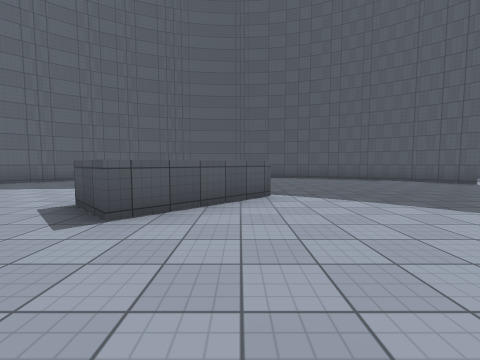
view 1 (above)

12 first-person views from a walk through a 3-D level made in the Unity game engine. The camera is 1.3 m above the floor, tilts 4° down and sees 90° across. The floor is counted in squares, 2 m on a side. Each view is taken from the middle of a square. On the plan, view 1 faces up. The plan holds only what a view shows up to about 9 squares ahead; the rest is blank. The place goes on beyond the plan. The player character is not drawn. Surface patterns are stand-ins for the level's own textures.

view 2
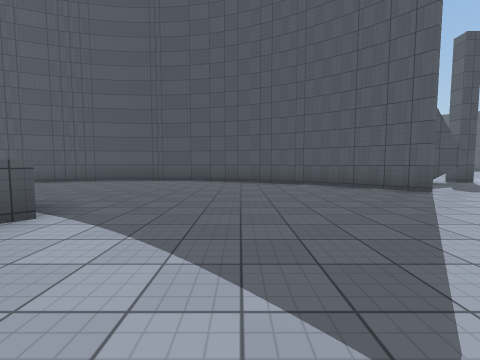

view 3
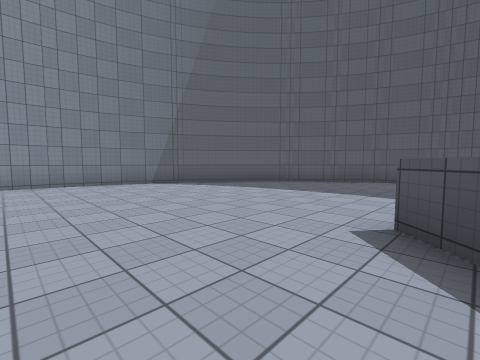

view 4
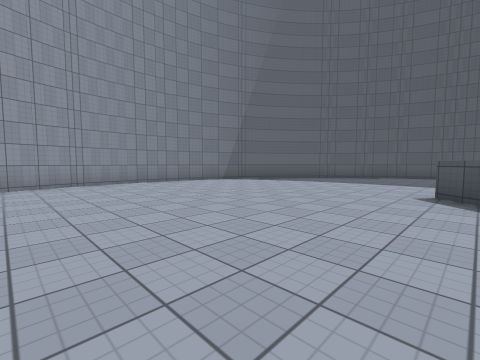

view 5
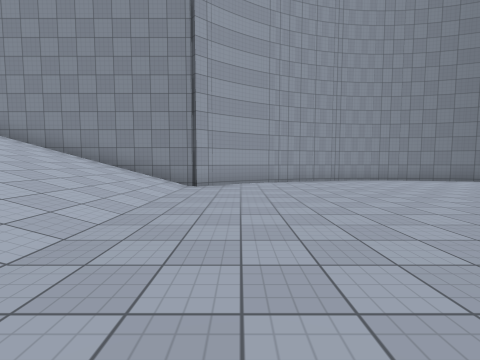

view 6
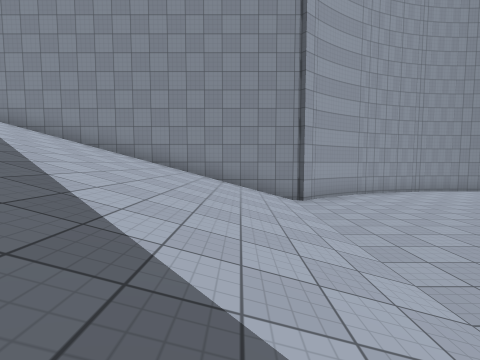

view 7
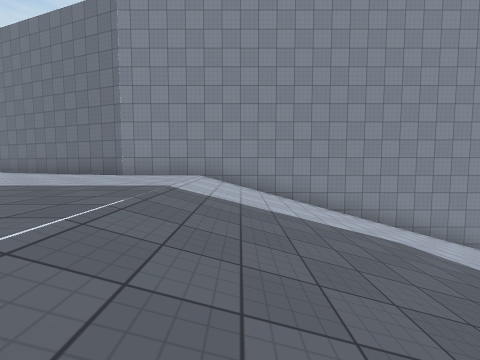

view 8
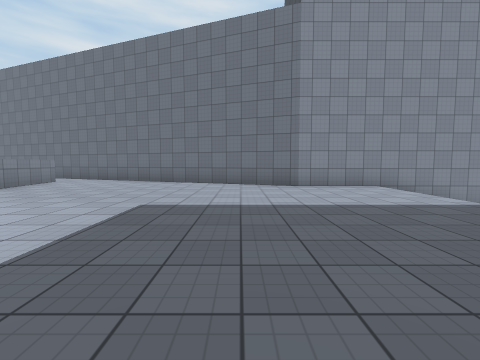

view 9
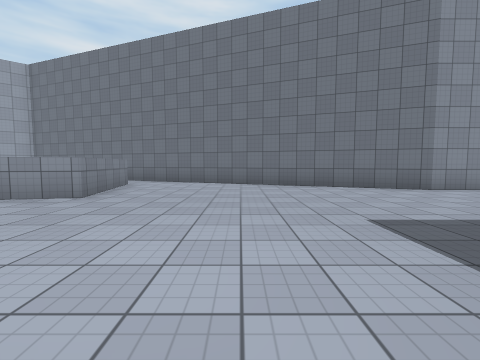

view 10
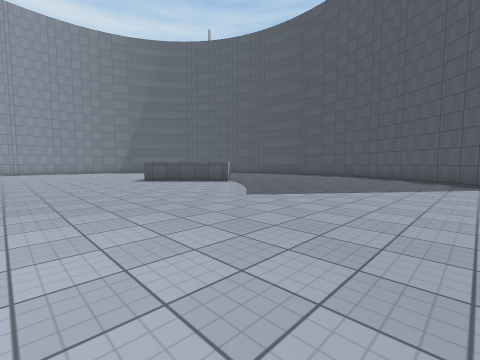

view 11
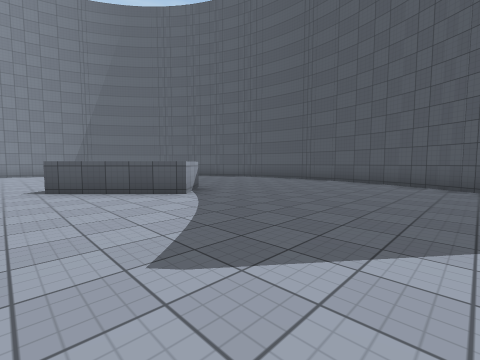

view 12
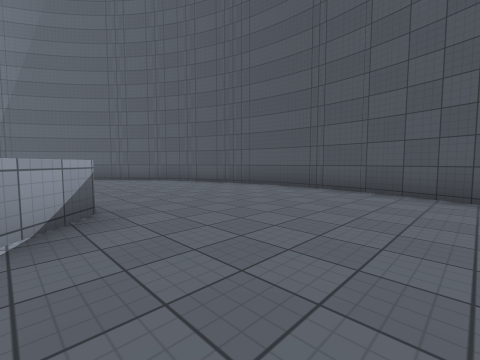

### Floor plan
Key: @ floor where view 1 was taken; # wall or solid block; . main floor; : floor 5.25 m higher than the main floor; / step, stairs or slope; ^ raised ledge.
Columns run from 11 left of view 1 to 7 right of it. Each row starts with its distance up from view 1.
 11        #########
 10      ###.......###
  9     ##...........##
  8    ##.............#
  7   ##...............
  6   #................
  5  ##.......^^.......
  4  #.......^^^.......
  3  #.......^^........
  2  #.................
  1  #.................
  0  #.........@.......
 -1  #.................
 -2  #........
 -3  ##.......
 -4   #........
 -5   ##......
 -6    #//////
 -7    #///////
 -8    #//////
 -9    #/////
-10    #////
-11    #////
-12    #//////
-13    #//////
-14    #///////
-15    #//////
-16    #:::::
-17    #:::::
-18   ##::::::
-19   #::::::::
-20   #:::::::
-21  ##::::::
-22  #::::::::
-23 ##:::::::
-24 #:::::::
-25 #:::^::
-26 #:^^^:

Where each view was taken, in squares from view 1:
view 1: 0 up, 0 right, facing up
view 2: 2 up, 3 right, facing up
view 3: 1 up, 2 left, facing up-left
view 4: 2 down, 2 left, facing up-left
view 5: 4 down, 1 left, facing left
view 6: 7 down, 1 left, facing left
view 7: 14 down, 1 left, facing left
view 8: 19 down, 1 left, facing left
view 9: 22 down, 2 left, facing left
view 10: 1 down, 7 right, facing up-left
view 11: 2 up, 5 right, facing up-left
view 12: 5 up, 3 right, facing up-left
